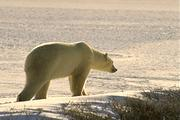
#> input picture Corel_Dataset/Images/corel_55.jpg, 180 x 120 px, found by its file name
$ python color_feature.py
#> lines starting #> are read from the running program, lines starting #| are printed output that depends on the picture
import cv2
import numpy as np
from matplotlib import pyplot as plt


src = "Corel_Dataset/Images/corel_55.jpg"

img		= cv2.imread(src)
#> img is the input picture: shape (120, 180, 3); mean B, G, R 138.4, 162, 176.8

img_rgb		= cv2.cvtColor(img, cv2.COLOR_BGR2RGB)

img_cielab	= cv2.cvtColor(img, cv2.COLOR_BGR2Lab)
#> img_cielab: shape (120, 180, 3); mean of channels 0, 1, 2 169.9, 129.6, 142.3

img_hsv		= cv2.cvtColor(img, cv2.COLOR_BGR2HSV)
#> img_hsv: shape (120, 180, 3); mean H, S, V 19.8, 62.1, 176.9

img_dog		= cv2.GaussianBlur(img,(9,9),1) - cv2.GaussianBlur(img,(5,5),1)
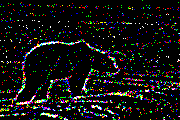
#> img_dog: shape (120, 180, 3); mean B, G, R 18, 18.4, 18.8

img_dom		= cv2.medianBlur(img,9) - cv2.medianBlur(img,5)
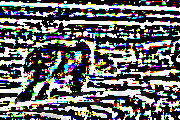
#> img_dom: shape (120, 180, 3); mean B, G, R 104.5, 103.9, 103.2

plt.subplot(2,3,1),plt.imshow(img)
plt.title('BGR'), plt.xticks([]), plt.yticks([])
plt.subplot(2,3,2),plt.imshow(img_rgb)
plt.title('RGB'), plt.xticks([]), plt.yticks([])
plt.subplot(2,3,3),plt.imshow(img_cielab)
plt.title('CIELab'), plt.xticks([]), plt.yticks([])
plt.subplot(2,3,4),plt.imshow(img_hsv)
plt.title('HSV'), plt.xticks([]), plt.yticks([])
plt.subplot(2,3,5),plt.imshow(img_dog)
plt.title('DOG'), plt.xticks([]), plt.yticks([])
plt.subplot(2,3,6),plt.imshow(img_dom)
plt.title('DOM'), plt.xticks([]), plt.yticks([])


plt.show()
#> figure, not shown here; B, G, R data is drawn as R, G, B

$ run again, with Corel_Dataset/Images/corel_10.jpg copied over Corel_Dataset/Images/corel_55.jpg
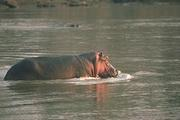
#> input picture Corel_Dataset/Images/corel_10.jpg, 180 x 120 px, found by its file name
#> img is the input picture: shape (120, 180, 3); mean B, G, R 94, 108.3, 110.8
#> img_cielab: shape (120, 180, 3); mean of channels 0, 1, 2 116, 126.3, 136.4
#> img_hsv: shape (120, 180, 3); mean H, S, V 30.4, 41.5, 112.2
#> `img_dog		= cv2.GaussianBlur(img,(9,9),1) - cv2.GaussianBlur(img,(5,5),1)`:
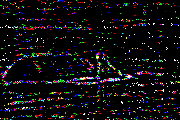
#> img_dog: shape (120, 180, 3); mean B, G, R 12.8, 13.2, 13.2
#> `img_dom		= cv2.medianBlur(img,9) - cv2.medianBlur(img,5)`:
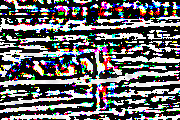
#> img_dom: shape (120, 180, 3); mean B, G, R 106.3, 104.5, 105.3
